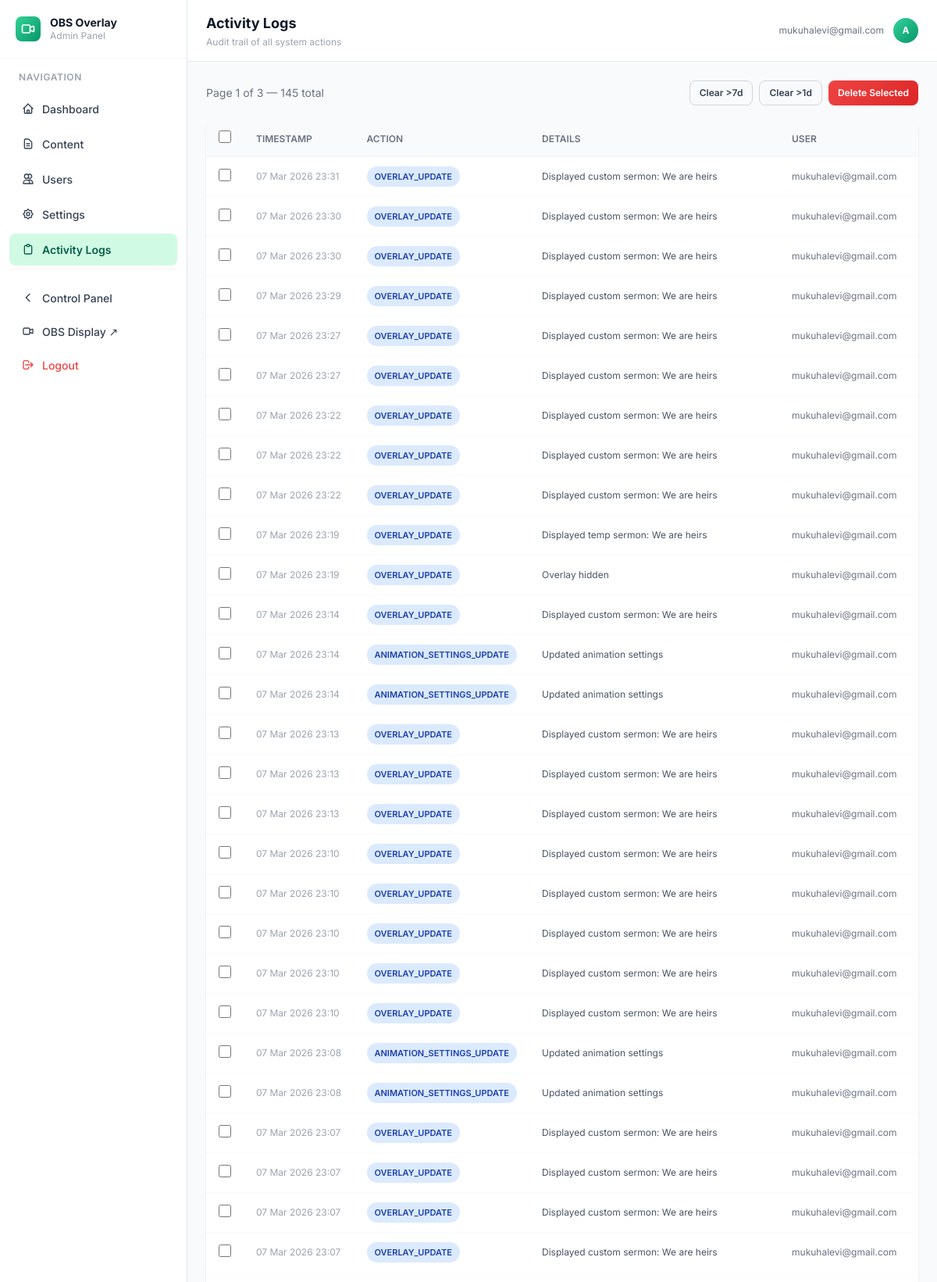
/admin/logs (signed in, upper part), run on the app's committed database.
### models.py (models this page shows, shortened)
class User(UserMixin, db.Model):
    id = db.Column(db.Integer, primary_key=True)
    email = db.Column(db.String(120), unique=True, nullable=False)
    name = db.Column(db.String(120))
    is_admin = db.Column(db.Boolean, default=False)
    created_at = db.Column(db.DateTime, default=datetime.utcnow)

class ActivityLog(db.Model):
    id = db.Column(db.Integer, primary_key=True)
    user_id = db.Column(db.Integer, db.ForeignKey('user.id'), nullable=True)
    user_email = db.Column(db.String(120))
    user_name = db.Column(db.String(120))
    action = db.Column(db.String(100), nullable=False)
    details = db.Column(db.String(500))
    timestamp = db.Column(db.DateTime, default=datetime.utcnow)
    ip_address = db.Column(db.String(50))

### blueprints/admin.py (the view)
@admin_bp.route('/logs')
@login_required
@admin_required
def logs():
    from models import ActivityLog
    page     = request.args.get('page', 1, type=int)
    per_page = request.args.get('per_page', 50, type=int)
    logs_paginated = (ActivityLog.query
                      .order_by(ActivityLog.timestamp.desc())
                      .paginate(page=page, per_page=per_page, error_out=False))
    return render_template('admin/logs.html',
                           logs=logs_paginated.items,
                           pagination=logs_paginated)

### utils/helpers.py (called while the page is built)
def admin_required(f):
    @wraps(f)
    def decorated(*args, **kwargs):
        if not current_user.is_authenticated:
            return redirect(url_for('auth.login'))
        if not current_user.is_admin:
            log_activity('UNAUTHORIZED_ACCESS_ATTEMPT',
                         f'Attempted admin access: {request.path}')
            return jsonify({'error': 'Admin access required'}), 403
        return f(*args, **kwargs)
    return decorated

### templates/admin/logs.html (shortened to what this page needs)
{% extends 'admin/base_admin.html' %}
{% block page_title %}Activity Logs{% endblock %}
{% block page_subtitle %}Audit trail of all system actions{% endblock %}
{% block admin_content %}
<div class="flex items-center justify-between mb-5 flex-wrap gap-3">
    <p class="text-sm text-gray-500">Page {{ pagination.page }} of {{ pagination.pages }} — {{ pagination.total }} total</p>
    <div class="flex gap-2">
        <button onclick="clearLogs(7)"  class="btn btn-ghost btn-sm">Clear &gt;7d</button>
        <button onclick="clearLogs(1)"  class="btn btn-ghost btn-sm">Clear &gt;1d</button>
        <button onclick="massDelete()"  class="btn btn-danger btn-sm" id="mass-delete-btn" disabled>Delete Selected</button>
    </div>
</div>
<div class="card overflow-hidden">
    <table class="w-full text-sm">
        <thead class="bg-gray-50 border-b border-gray-100">
            <tr>
                <th class="py-3 px-4 w-8">
                    <input type="checkbox" id="select-all" class="w-4 h-4 accent-emerald-500" onchange="toggleAll(this)">
                </th>
                <th class="text-left py-3 px-4 text-xs font-semibold text-gray-500 uppercase">Timestamp</th>
                <th class="text-left py-3 px-4 text-xs font-semibold text-gray-500 uppercase">Action</th>
                <th class="text-left py-3 px-4 text-xs font-semibold text-gray-500 uppercase">Details</th>
                <th class="text-left py-3 px-4 text-xs font-semibold text-gray-500 uppercase">User</th>
                <th class="text-left py-3 px-4 text-xs font-semibold text-gray-500 uppercase">IP</th>
            </tr>
        </thead>
        <tbody class="divide-y divide-gray-50">
            {% for log in logs %}
            <tr id="log-row-{{ log.id }}" class="hover:bg-gray-50 transition">
                <td class="py-3 px-4">
                    <input type="checkbox" class="log-checkbox w-4 h-4 accent-emerald-500"
                           value="{{ log.id }}" onchange="updateMassBtn()">
                </td>
                <td class="py-3 px-4 text-xs text-gray-400 whitespace-nowrap">{{ log.timestamp.strftime('%d %b %Y %H:%M') }}</td>
                <td class="py-3 px-4">
                    {% if 'LOGIN' in log.action %}
                        <span class="badge badge-green">{{ log.action }}</span>
                    {% elif 'DELETE' in log.action %}
                        <span class="badge badge-red">{{ log.action }}</span>
                    {% elif 'UPDATE' in log.action or 'ADD' in log.action %}
                        <span class="badge badge-blue">{{ log.action }}</span>
                    {% else %}
                        <span class="badge badge-gray">{{ log.action }}</span>
                    {% endif %}
                </td>
                <td class="py-3 px-4 text-gray-600 text-xs max-w-xs truncate">{{ log.details or '—' }}</td>
                <td class="py-3 px-4 text-xs text-gray-500">{{ log.user_email or 'Anonymous' }}</td>
                <td class="py-3 px-4 text-xs text-gray-400">{{ log.ip_address or '—' }}</td>
            </tr>
            {% else %}
            <tr>
                <td colspan="7" class="text-center py-10 text-gray-400">No logs found</td>
            </tr>
            {% endfor %}
        </tbody>
    </table>
</div>
{% endblock %}

### templates/admin/base_admin.html (shortened to what this page needs)
{% extends 'base.html' %}
{% block body %}
<div class="flex h-screen overflow-hidden bg-gray-50">
    <aside id="adminSidebar" class="admin-sidebar flex-shrink-0 overflow-y-auto">
        <div class="p-5 border-b border-gray-100">
            <a href="{{ url_for('admin.dashboard') }}" class="flex items-center gap-3 no-underline">
                <div class="w-8 h-8 bg-gradient-to-br from-emerald-400 to-emerald-600 rounded-lg flex items-center justify-center">
                    <svg class="w-5 h-5 text-white" fill="none" stroke="currentColor" viewBox="0 0 24 24">
                        <path stroke-linecap="round" stroke-linejoin="round" stroke-width="2"
                              d="M15 10l4.553-2.069A1 1 0 0121 8.882v6.236a1 1 0 01-1.447.894L15 14M5 18h8a2 2 0 002-2V8a2 2 0 00-2-2H5a2 2 0 00-2 2v8a2 2 0 002 2z"/>
                    </svg>
                </div>
                <div>
                    <p class="font-bold text-sm text-gray-900 leading-tight">OBS Overlay</p>
                    <p class="text-xs text-gray-400">Admin Panel</p>
                </div>
            </a>
        </div>
        <nav class="flex-1 px-3 py-4 space-y-1">
            <p class="text-xs font-semibold text-gray-400 uppercase tracking-wider px-3 mb-3">Navigation</p>
            <a href="{{ url_for('admin.dashboard') }}"
               class="admin-nav-link {% if request.endpoint == 'admin.dashboard' %}active{% endif %}">
                <svg class="w-4 h-4" fill="none" stroke="currentColor" viewBox="0 0 24 24">
                    <path stroke-linecap="round" stroke-linejoin="round" stroke-width="2"
                          d="M3 12l2-2m0 0l7-7 7 7M5 10v10a1 1 0 001 1h3m10-11l2 2m-2-2v10a1 1 0 01-1 1h-3m-6 0a1 1 0 001-1v-4a1 1 0 011-1h2a1 1 0 011 1v4a1 1 0 001 1m-6 0h6"/>
                </svg>
                Dashboard
            </a>
            <a href="{{ url_for('admin.content') }}"
               class="admin-nav-link {% if request.endpoint == 'admin.content' %}active{% endif %}">
                <svg class="w-4 h-4" fill="none" stroke="currentColor" viewBox="0 0 24 24">
                    <path stroke-linecap="round" stroke-linejoin="round" stroke-width="2"
                          d="M9 12h6m-6 4h6m2 5H7a2 2 0 01-2-2V5a2 2 0 012-2h5.586a1 1 0 01.707.293l5.414 5.414a1 1 0 01.293.707V19a2 2 0 01-2 2z"/>
                </svg>
                Content
            </a>
            <a href="{{ url_for('admin.users') }}"
               class="admin-nav-link {% if request.endpoint == 'admin.users' %}active{% endif %}">
                <svg class="w-4 h-4" fill="none" stroke="currentColor" viewBox="0 0 24 24">
                    <path stroke-linecap="round" stroke-linejoin="round" stroke-width="2"
                          d="M12 4.354a4 4 0 110 5.292M15 21H3v-1a6 6 0 0112 0v1zm0 0h6v-1a6 6 0 00-9-5.197M13 7a4 4 0 11-8 0 4 4 0 018 0z"/>
                </svg>
                Users
            </a>
            <a href="{{ url_for('admin.settings') }}"
               class="admin-nav-link {% if request.endpoint == 'admin.settings' %}active{% endif %}">
                Settings
            </a>
            <a href="{{ url_for('admin.logs') }}"
               class="admin-nav-link {% if request.endpoint == 'admin.logs' %}active{% endif %}">
                <svg class="w-4 h-4" fill="none" stroke="currentColor" viewBox="0 0 24 24">
                    <path stroke-linecap="round" stroke-linejoin="round" stroke-width="2"
                          d="M9 5H7a2 2 0 00-2 2v12a2 2 0 002 2h10a2 2 0 002-2V7a2 2 0 00-2-2h-2M9 5a2 2 0 002 2h2a2 2 0 002-2M9 5a2 2 0 012-2h2a2 2 0 012 2"/>
                </svg>
                Activity Logs
            </a>
            <div class="pt-4 border-t border-gray-100 mt-4">
                <a href="{{ url_for('user.panel') }}" class="admin-nav-link">
                    <svg class="w-4 h-4" fill="none" stroke="currentColor" viewBox="0 0 24 24">
                        <path stroke-linecap="round" stroke-linejoin="round" stroke-width="2"
                              d="M15 19l-7-7 7-7"/>
                    </svg>
                    Control Panel
                </a>
                <a href="{{ url_for('display.show') }}" target="_blank" class="admin-nav-link">
                    <svg class="w-4 h-4" fill="none" stroke="currentColor" viewBox="0 0 24 24">
                        <path stroke-linecap="round" stroke-linejoin="round" stroke-width="2"
                              d="M15 10l4.553-2.069A1 1 0 0121 8.882v6.236a1 1 0 01-1.447.894L15 14M5 18h8a2 2 0 002-2V8a2 2 0 00-2-2H5a2 2 0 00-2 2v8a2 2 0 002 2z"/>
                    </svg>
                    OBS Display ↗
                </a>
                <a href="{{ url_for('auth.logout') }}" class="admin-nav-link text-red-500 hover:bg-red-50 hover:text-red-700">
                    <svg class="w-4 h-4" fill="none" stroke="currentColor" viewBox="0 0 24 24">
                        <path stroke-linecap="round" stroke-linejoin="round" stroke-width="2"
                              d="M17 16l4-4m0 0l-4-4m4 4H7m6 4v1a3 3 0 01-3 3H6a3 3 0 01-3-3V7a3 3 0 013-3h4a3 3 0 013 3v1"/>
                    </svg>
                    Logout
                </a>
            </div>
        </nav>
    </aside>
    <div class="flex-1 flex flex-col overflow-hidden">
        <header class="bg-white border-b border-gray-200 px-6 py-4 flex items-center gap-4 flex-shrink-0">
            <div class="flex-1">
                <h1 class="text-lg font-bold text-gray-900">{% block page_title %}Admin{% endblock %}</h1>
                <p class="text-xs text-gray-400 mt-0.5">{% block page_subtitle %}OBS Overlay System{% endblock %}</p>
            </div>
            <div class="flex items-center gap-3">
                <span class="text-xs text-gray-500 hidden md:block">{{ current_user.email }}</span>
                <div class="w-8 h-8 bg-gradient-to-br from-emerald-400 to-emerald-600 rounded-full flex items-center justify-center">
                    <span class="text-white font-bold text-xs">
                        {{ current_user.name[0] if current_user.name else current_user.email[0] }}
                    </span>
                </div>
            </div>
        </header>
        <main class="flex-1 overflow-y-auto p-6">
            {% block admin_content %}{% endblock %}
        </main>
    </div>
</div>
{% endblock %}

### templates/base.html (style rules this page uses)
body { font-family: 'Inter', sans-serif; }

### templates/admin/base_admin.html (style rules this page uses)
.admin-sidebar { width: 240px; flex-shrink: 0; background: white; border-right: 1px solid #e5e7eb; min-height: 100vh; display: flex; flex-direction: column; }
.admin-nav-link { display: flex; align-items: center; gap: 10px; padding: 10px 16px; border-radius: 8px; font-size: 14px; font-weight: 500; color: #374151; text-decoration: none; transition: all 0.15s; margin-bottom: 2px; }
.admin-nav-link.active { background: #d1fae5; color: #065f46; font-weight: 600; }
.admin-nav-link svg { flex-shrink: 0; }
.card { background: white; border-radius: 12px; box-shadow: 0 1px 3px rgba(0,0,0,0.08); }
.btn { padding: 9px 18px; border-radius: 8px; font-weight: 600; font-size: 13px; cursor: pointer; border: none; transition: all 0.18s; display: inline-flex; align-items: center; gap: 6px; }
.btn-danger { background: linear-gradient(135deg, #ef4444, #dc2626); color: white; }
.btn-ghost { background: transparent; border: 1.5px solid #d1d5db; color: #374151; }
.btn-sm { padding: 6px 12px; font-size: 12px; }
.badge { display: inline-flex; align-items: center; padding: 3px 10px; border-radius: 999px; font-size: 11px; font-weight: 600; }
.badge-blue { background: #dbeafe; color: #1e40af; }

### data on the page
User: email "mukuhalevi@gmail.com", name "A"
ActivityLog: timestamp "07 Mar 2026 23:31", action "OVERLAY_UPDATE", details "Displayed custom sermon: We are heirs", user_email "mukuhalevi@gmail.com"
ActivityLog: timestamp "07 Mar 2026 23:30", action "OVERLAY_UPDATE", details "Displayed custom sermon: We are heirs", user_email "mukuhalevi@gmail.com"
ActivityLog: timestamp "07 Mar 2026 23:30", action "OVERLAY_UPDATE", details "Displayed custom sermon: We are heirs", user_email "mukuhalevi@gmail.com"
ActivityLog: timestamp "07 Mar 2026 23:29", action "OVERLAY_UPDATE", details "Displayed custom sermon: We are heirs", user_email "mukuhalevi@gmail.com"
ActivityLog: timestamp "07 Mar 2026 23:27", action "OVERLAY_UPDATE", details "Displayed custom sermon: We are heirs", user_email "mukuhalevi@gmail.com"
ActivityLog: timestamp "07 Mar 2026 23:27", action "OVERLAY_UPDATE", details "Displayed custom sermon: We are heirs", user_email "mukuhalevi@gmail.com"
ActivityLog: timestamp "07 Mar 2026 23:22", action "OVERLAY_UPDATE", details "Displayed custom sermon: We are heirs", user_email "mukuhalevi@gmail.com"
ActivityLog: timestamp "07 Mar 2026 23:22", action "OVERLAY_UPDATE", details "Displayed custom sermon: We are heirs", user_email "mukuhalevi@gmail.com"
ActivityLog: timestamp "07 Mar 2026 23:22", action "OVERLAY_UPDATE", details "Displayed custom sermon: We are heirs", user_email "mukuhalevi@gmail.com"
ActivityLog: timestamp "07 Mar 2026 23:19", action "OVERLAY_UPDATE", details "Displayed temp sermon: We are heirs", user_email "mukuhalevi@gmail.com"
ActivityLog: timestamp "07 Mar 2026 23:19", action "OVERLAY_UPDATE", details "Overlay hidden", user_email "mukuhalevi@gmail.com"
ActivityLog: timestamp "07 Mar 2026 23:14", action "OVERLAY_UPDATE", details "Displayed custom sermon: We are heirs", user_email "mukuhalevi@gmail.com"
ActivityLog: timestamp "07 Mar 2026 23:14", action "ANIMATION_SETTINGS_UPDATE", details "Updated animation settings", user_email "mukuhalevi@gmail.com"
ActivityLog: timestamp "07 Mar 2026 23:14", action "ANIMATION_SETTINGS_UPDATE", details "Updated animation settings", user_email "mukuhalevi@gmail.com"
ActivityLog: timestamp "07 Mar 2026 23:13", action "OVERLAY_UPDATE", details "Displayed custom sermon: We are heirs", user_email "mukuhalevi@gmail.com"
ActivityLog: timestamp "07 Mar 2026 23:13", action "OVERLAY_UPDATE", details "Displayed custom sermon: We are heirs", user_email "mukuhalevi@gmail.com"
ActivityLog: timestamp "07 Mar 2026 23:13", action "OVERLAY_UPDATE", details "Displayed custom sermon: We are heirs", user_email "mukuhalevi@gmail.com"
ActivityLog: timestamp "07 Mar 2026 23:10", action "OVERLAY_UPDATE", details "Displayed custom sermon: We are heirs", user_email "mukuhalevi@gmail.com"
ActivityLog: timestamp "07 Mar 2026 23:10", action "OVERLAY_UPDATE", details "Displayed custom sermon: We are heirs", user_email "mukuhalevi@gmail.com"
ActivityLog: timestamp "07 Mar 2026 23:10", action "OVERLAY_UPDATE", details "Displayed custom sermon: We are heirs", user_email "mukuhalevi@gmail.com"
ActivityLog: timestamp "07 Mar 2026 23:10", action "OVERLAY_UPDATE", details "Displayed custom sermon: We are heirs", user_email "mukuhalevi@gmail.com"
ActivityLog: timestamp "07 Mar 2026 23:10", action "OVERLAY_UPDATE", details "Displayed custom sermon: We are heirs", user_email "mukuhalevi@gmail.com"
ActivityLog: timestamp "07 Mar 2026 23:08", action "ANIMATION_SETTINGS_UPDATE", details "Updated animation settings", user_email "mukuhalevi@gmail.com"
ActivityLog: timestamp "07 Mar 2026 23:08", action "ANIMATION_SETTINGS_UPDATE", details "Updated animation settings", user_email "mukuhalevi@gmail.com"
ActivityLog: timestamp "07 Mar 2026 23:07", action "OVERLAY_UPDATE", details "Displayed custom sermon: We are heirs", user_email "mukuhalevi@gmail.com"
ActivityLog: timestamp "07 Mar 2026 23:07", action "OVERLAY_UPDATE", details "Displayed custom sermon: We are heirs", user_email "mukuhalevi@gmail.com"
ActivityLog: timestamp "07 Mar 2026 23:07", action "OVERLAY_UPDATE", details "Displayed custom sermon: We are heirs", user_email "mukuhalevi@gmail.com"
ActivityLog: timestamp "07 Mar 2026 23:07", action "OVERLAY_UPDATE", details "Displayed custom sermon: We are heirs", user_email "mukuhalevi@gmail.com"

### other printed values
{{ pagination.page }} "1"
{{ pagination.pages }} "3"
{{ pagination.total }} "145"
